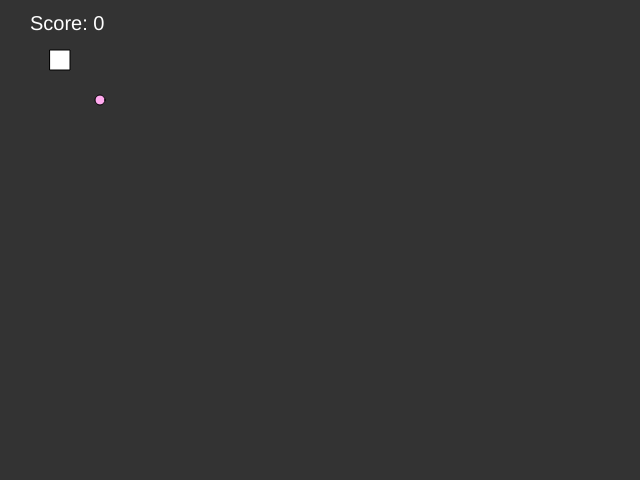
Frame 1 (no input)
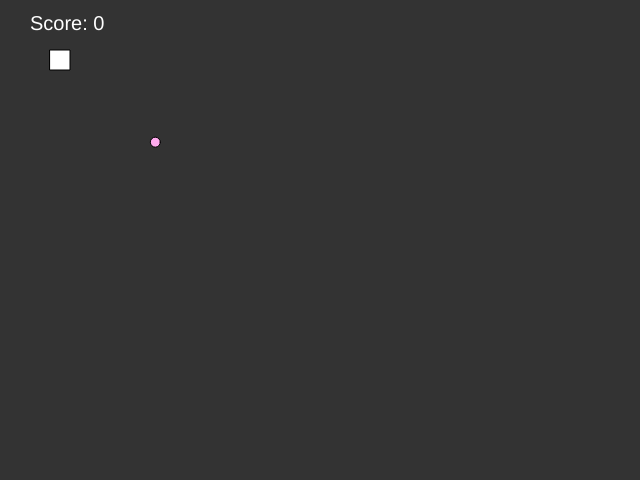
Frame 60 (no input)
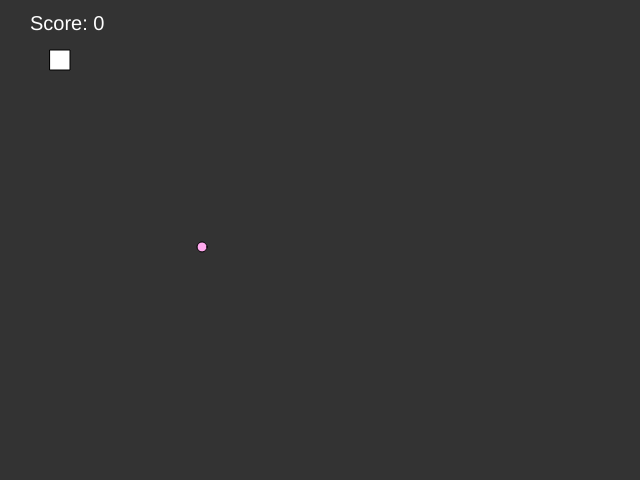
Frame 120 (the mouse pressed at the canvas centre since frame 60)

The p5.js sketch that drew these frames (run headless with seeded random() and noise() and a simulated clock; from frame 60 on, the mouse is pressed at the canvas centre):

// p5.js sketch
// ── sketch.js
var block = 20;
var speed = 5;
var xpos = 50;
var ypos = 50;
var xspeed;
var yspeed;
var score = 0;


var foodSize = 10;
var foodRand = 1;
var foodX = 100;
var foodY = 100;
var width;
var height;
var foodXspeed = 0;
var foodYspeed = 0;
var distance;

function setup() {
  width = 640;
  height = 480;
  createCanvas(width, height);
  frameRate(60);
}

function draw() {

  if( (foodX <= xpos + block) && foodX >= xpos && foodY >= ypos && (foodY <= ypos + block)){
    score += 1;
    foodX = Math.random() * width;
    foodY = Math.random() * height;
    foodXspeed = 0;
    foodYspeed = 0;
  }
  background(51);

  fill(255);
  rect(xpos, ypos, block, block);

  textSize(20);
  text("Score: " + String(score), 30, 30);

  fill('#fae');
  ellipse(foodX, foodY, foodSize, foodSize);

  xspeed = 0;
  yspeed = 0;

  if(keyIsDown(LEFT_ARROW)) { xspeed -= 1;}
  if(keyIsDown(RIGHT_ARROW)){ xspeed += 1;}
  if(keyIsDown(UP_ARROW))   { yspeed -= 1;}
  if(keyIsDown(DOWN_ARROW)) { yspeed += 1;}

  xpos = Math.min(width - block, Math.max(xpos + xspeed * speed, 0));
  ypos = Math.min(height - block, Math.max(ypos + yspeed * speed, 0));

  foodXspeed += (Math.random() - 0.5) * foodRand * 0.9;
  foodYspeed += (Math.random() - 0.5) * foodRand * 0.9;

  if(((foodX + foodXspeed) < 0) || ((foodX + foodXspeed) > (width - foodSize))){
    foodXspeed = -foodXspeed;
    foodX = foodX + foodXspeed;
  }else{
    foodX = foodX + foodXspeed;
  }

  if((foodY + foodYspeed < 0) ||(foodY + foodYspeed > height - foodSize)){
    foodYspeed = -foodYspeed;
    foodY = foodY + foodYspeed;
  }else{
    foodY = foodY + foodYspeed;
  }
}
